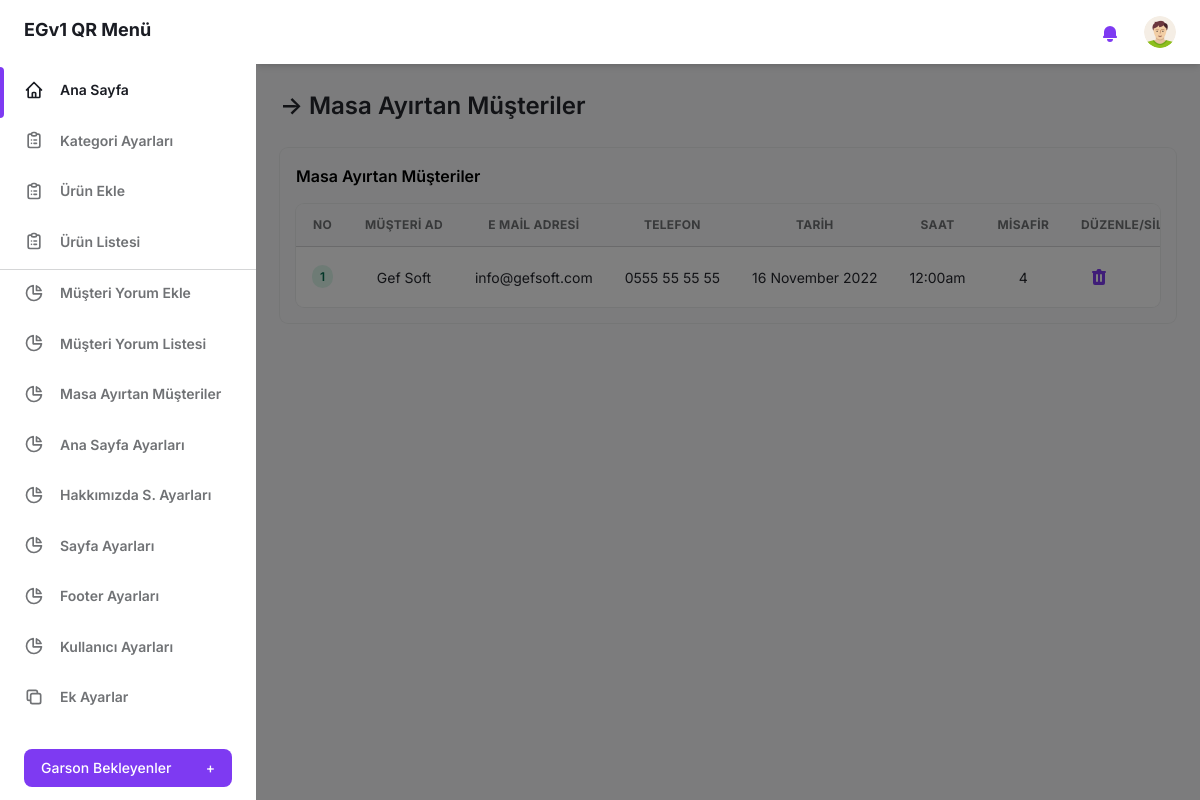
The app's page /admin-panel/masa-ayirtan-musteriler.php (signed in) with its own data.
### tables this page shows
CREATE TABLE IF NOT EXISTS `masa_ayir_tablosu` (
  `masa_id` int(11) NOT NULL AUTO_INCREMENT,
  `masa_isim` varchar(40) NOT NULL,
  `masa_email` varchar(100) NOT NULL,
  `masa_telefon` varchar(16) NOT NULL,
  `masa_tarih` varchar(30) NOT NULL,
  `masa_saat` varchar(20) NOT NULL,
  `masa_misafir` int(2) NOT NULL,
  PRIMARY KEY (`masa_id`)
);

### admin-panel/masa-ayirtan-musteriler.php (the view, shortened to what this page needs)
<?php
include("login-kontrol.php");
?>
<!DOCTYPE html>
<html :class="{ 'theme-dark': dark }" x-data="data()" lang="tr">
<head>
  <link rel="stylesheet" href="./assets/css/tailwind.output.css" />
</head>
<body>
  <div class="flex h-screen bg-gray-50 dark:bg-gray-900" :class="{ 'overflow-hidden': isSideMenuOpen}">
    <?php include("sidebar.php"); ?>
    <div class="flex flex-col flex-1">
      <?php include("header.php"); ?>
      <main class="h-full pb-16 overflow-y-auto">
        <div class="container px-6 mx-auto grid ">
          <h2 class="my-6 text-2xl font-semibold  text-gray-700 dark:text-gray-400">
            &RightArrow; Masa Ayırtan Müşteriler
          </h2>
          <div class="grid gap-6 mb-8">
            <div class="min-w-0 p-4 rounded-lg shadow-xs">
              <h4 class="mb-4 font-semibold">
                Masa Ayırtan Müşteriler
              </h4>
              <div class="w-full overflow-hidden rounded-lg shadow-xs">
                <div class="w-full overflow-x-auto">
                  <table class="w-full whitespace-no-wrap text-center">
                    <thead>
                      <tr class="text-xs font-semibold text-center tracking-wide text-left text-gray-500 uppercase border-b dark:border-gray-700 bg-gray-50 dark:text-gray-400 dark:bg-gray-800">
                        <th class="px-4 py-3">No</th>
                        <th class="px-4 py-3">Müşteri Ad</th>
                        <th class="px-4 py-3">E Mail Adresi</th>
                        <th class="px-4 py-3">Telefon</th>
                        <th class="px-4 py-3">Tarih</th>
                        <th class="px-4 py-3">Saat</th>
                        <th class="px-4 py-3">Misafir</th>
                        <th class="px-4 py-3">Düzenle/Sil</th>
                      </tr>
                    </thead>
                    <tbody class="bg-white divide-y dark:divide-gray-700 dark:bg-gray-800">
                      <?php
                      $sorgu = "SELECT * FROM masa_ayir_tablosu ORDER BY masa_id ASC";
                      $sonuc = $db->query($sorgu, PDO::FETCH_ASSOC);
                      $ksira = 0;
                      foreach ($sonuc as $satir) {
                        $ksira += 1;
                        $mid = $satir["masa_id"];
                        $misim = $satir["masa_isim"];
                        $memail = $satir["masa_email"];
                        $mtelefon = $satir["masa_telefon"];
                        $msaat = $satir["masa_saat"];
                        $mtarih = $satir["masa_tarih"];
                        $mmisafir = $satir["masa_misafir"];
                        echo "
                                                <tr class='text-gray-700 dark:text-gray-4'>
                                                <td class='px-4 py-3 text-xs'>
                                                  <span class='px-2 py-1 font-semibold leading-tight text-green-700 bg-green-100 rounded-full dark:bg-green-700 dark:text-green-100'>
                                                    $ksira
                                                  </span>
                                                </td>
                                                <td class='px-4 py-3 text-sm dark:text-white'>$misim</td>
                                                <td class='px-4 py-3 text-sm dark:text-white'>$memail</td>
                                                <td class='px-4 py-3 text-sm dark:text-white'> $mtelefon </td>
                                                <td class='px-4 py-3 text-sm dark:text-white'>" . iconv('latin5', 'utf-8', strftime(' %d %B %Y', strtotime($mtarih))) . "</td>
                                                <td class='px-4 py-3 text-sm dark:text-white'> $msaat </td>
                                                <td class='px-4 py-3 text-sm dark:text-white'> $mmisafir </td>
                                                <td class='px-4 py-3'>
                                                  <div class='flex items-center space-x-4 text-sm'>
                                                    <form method='POST' action='masa-sil.php'>
                                                    <input type='hidden' value='$mid' name='masa_id'>
                                                    <button class='flex items-center justify-between px-2 py-2 text-sm font-medium leading-5 text-purple-600 rounded-lg dark:text-gray-400 focus:outline-none focus:shadow-outline-gray' aria-label='Delete'>
                                                    </button>
                                                    </form>
                                                  </div>
                                                </td>
                                              </tr>
                                                ";
                      }
                      ?>
                    </tbody>
                  </table>
                </div>
              </div>
            </div>
          </div>
        </div>
      </main>
    </div>
  </div>
</body>
</html>

### records on screen
masa_ayir_tablosu: masa_isim "Gef Soft", masa_email "info@gefsoft.com", masa_telefon "0555 55 55 55", masa_tarih "16 November 2022", masa_saat "12:00am", masa_misafir "4"
